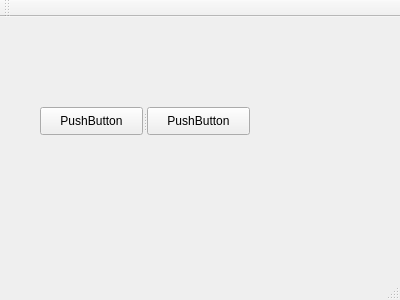
<?xml version="1.0" encoding="UTF-8"?>
<ui version="4.0">
 <class>MainWindow</class>
 <widget class="QMainWindow" name="MainWindow">
  <property name="geometry">
   <rect>
    <x>0</x>
    <y>0</y>
    <width>400</width>
    <height>300</height>
   </rect>
  </property>
  <property name="windowTitle">
   <string>MainWindow</string>
  </property>
  <widget class="QWidget" name="centralWidget">
   <widget class="QSplitter" name="splitter">
    <property name="geometry">
     <rect>
      <x>40</x>
      <y>90</y>
      <width>210</width>
      <height>28</height>
     </rect>
    </property>
    <property name="orientation">
     <enum>Qt::Horizontal</enum>
    </property>
    <widget class="QPushButton" name="pushButton">
     <property name="text">
      <string>PushButton</string>
     </property>
    </widget>
    <widget class="QPushButton" name="pushButton_2">
     <property name="text">
      <string>PushButton</string>
     </property>
    </widget>
   </widget>
  </widget>
  <widget class="QMenuBar" name="menuBar">
   <property name="geometry">
    <rect>
     <x>0</x>
     <y>0</y>
     <width>400</width>
     <height>26</height>
    </rect>
   </property>
  </widget>
  <widget class="QToolBar" name="mainToolBar">
   <attribute name="toolBarArea">
    <enum>TopToolBarArea</enum>
   </attribute>
   <attribute name="toolBarBreak">
    <bool>false</bool>
   </attribute>
  </widget>
  <widget class="QStatusBar" name="statusBar"/>
 </widget>
 <layoutdefault spacing="6" margin="11"/>
 <resources/>
 <connections/>
</ui>
